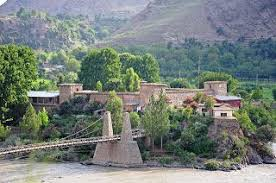
#> input picture img.jpeg, 276 x 183 px
$ jupyter execute numpy_basic_to_prof.ipynb   (shell and % lines are left out)
#> lines starting #> are read from the running program, lines starting #| are printed output that depends on the picture; long printed decimals are rounded
# <font color='green'>Python: Numpy Basics </font>

[cell 1]
import numpy as np

## <font color=red>list vs numpy</font>

[cell 2]
l=range(100000)
print(l)

[cell 3]
import numpy as np
npl=np.arange(100000)
npl

### <font color=yellow>python megic function which calculate the speed</font>

[cell 4]
for i in range(1,10):resultant=[x*3 for x in l]

[cell 5]
for i in range(1,10):resultant=npl*3

### <font color=brown>multidimensional array object</font>
we can create<font color=green> multidimensional array </font>object using numpy

[cell 6]
x=np.zeros((3,3,))
y=np.ones((4,4,4))
print('x=',x)
print('y=',y)

[cell 7]
np.empty((3,3))

[cell 8]
list1=[1,2,3,4,5,6,'a','b']
np.array(list1)

[cell 9]
np.arange(1,20,2)#1 to 20 step size is 2

[cell 10]
x=np.zeros((10,10))

[cell 11]
x.shape

[cell 12]
y=x.reshape((2,2,5,5))
y

[cell 13]
y=x.reshape((4,5,5))
y

[cell 14]
y.dtype

[cell 15]
y.ndim

[cell 16]
import numpy as np
x = np.zeros((8,8),dtype=int)
x[1::2,::2] = 1
x[::2,1::2] = 1
print(x)

[cell 17]
x = np.zeros((8,8),dtype=int)
x

[cell 18]
x[1::2,]=1
x

[cell 19]
x[::,::2]=1
x

[cell 20]
a_1d=np.array([1,2,3,4]) # id array
a_1d
type(a_1d)# tels type
a_1d.ndim#tels dimension
a_1d.size # tels size of array it contain 4 elements
a_1d.shape

[cell 21]
b_2d=np.array([[1,2,3],[14,5,6]]) #2d array
b_2d
#b.ndim
b_2d.size# it contains 6 elements
b_2d.shape# returns tupple (row,colum)
b_2d.dtype# it tels data type our array contain

[cell 22]
aad=np.array([[1,0,0,1],[0,0,0,0],[0,0,0,0],[1,0,0,1]])
aad

[cell 23]
# we can create matrix of 1 and 0
ones_1=np.ones(5)
print("ones:",ones_1)
zeros_0=np.zeros(3)
print("zeros:",zeros_0)

[cell 24]
mx=np.ones((5,6))
mx

[cell 25]
mx_z=np.zeros((3,5))
mx_z

[cell 26]
#for generating int data
ones_a=np.ones((2,3),dtype='int')
ones_a

[cell 27]
#changing data type
mx=np.ones((5,6),dtype=bool)
mx

[cell 28]
#changing data type
mx=np.ones((5,6),dtype=str)
mx

[cell 29]
#changing data type
mx_z=np.zeros((3,5),dtype=bool)
mx_z

[cell 30]
#changing data type
mx_z=np.zeros((3,5),dtype=str)
mx_z

[cell 31]
#creating empty matrix
em_mx=np.empty((3,3))
em_mx

# numpy Function

[cell 32]
#arange
#np.array(start,end,steps)
rg_1d=np.arange(1,13,1)
rg_1d

[cell 33]
#linespace
np.linspace(1,5,)

[cell 34]
#reshaping
rg_2d=rg_1d.reshape(4,3)
rg_2d

[cell 35]
rg_3d=rg_1d.reshape(1,6,2)
rg_3d

[cell 36]
ar_2d=np.arange(1,11).reshape(2,5)
ar_2d

[cell 37]
#ravel() it convert multidimensional array into 1-d
ar_2d.ravel()

[cell 38]
#flaten it also convert mul-dims into 1-d
ar_2d.flatten('F')# fortan
print("another")
ar_2d.flatten('C')# C

[cell 39]
#transpose
ar_2d.transpose()

# Mathematics operation using Numpy

[cell 40]
x=np.arange(1,10).reshape(3,3)
y=np.arange(1,10).reshape(3,3)
print(x)
print(y)
#x+y
np.add(x,y)

[cell 41]
print(x)
print(y)
#x*y
#np.multiply(x,y) for element vise multiplication
#for matrix product we use @
x@y

[cell 42]
#also
x.dot(y)

[cell 43]
#x/y
np.divide(x,y)

[cell 44]
#for maximum value in a matrix
x.max()

[cell 45]
y.min()

[cell 46]
x.argmax()

[cell 47]
y.argmin()

[cell 48]
x

[cell 49]
#we can find max and min value of row and matrix
x.max(axis=0)#for colum

[cell 50]
x.max(axis=1)#for row

[cell 51]
x.min(axis=0)#colum

[cell 52]
x.min(axis=1)#row

[cell 53]
#for sum of a matrix
np.sum(x)

[cell 54]
np.sum(x,axis=0)#it add all each

[cell 55]
np.sum(x,axis=1)

[cell 56]
#for average of a matrix
np.mean(x)

[cell 57]
#for sqr
np.sqrt(x)

[cell 58]
#standard division
np.std(x)

[cell 59]
#for eponent
np.exp(x**2)

[cell 60]
#for natural log
np.log(x)

[cell 61]
#for log base 10
np.log10(x)

[cell 62]
np.log2(x)

[cell 63]
np.log(x)

# Numpy array slicing(:)

[cell 64]
nas=np.arange(1,101).reshape(10,10)
nas

[cell 65]
#for row 3 forth element
nas[3,4]

[cell 66]
nas[3,4].ndim

[cell 67]
#for single row
nas[3]

[cell 68]
#for single colum
nas[:,2]

[cell 69]
nas[:,0]

[cell 70]
nas[:,0:1]# for 2d

[cell 71]
nas[:,0:1].ndim

[cell 72]
nas

[cell 73]
#for acessing row and colum for 4*4 matrix
nas[0:4,0:4]

[cell 74]
#we can also draw 2*7 mtrx
nas[0:2,0:7]

[cell 75]
#for acessing colums
nas[:,3:5]

[cell 76]
#for acessing complete matrix
#use
#nas[:]
#nas[:,:]
nas[::]

[cell 77]
#for checking stored item size
nas.itemsize

[cell 78]
nas.dtype

[cell 79]
64/8# 8 bytes are used for storing nas

[cell 80]
#Numpy array concatenation and spliting
import numpy as np
ar1=np.arange(1,17).reshape(4,4)
print("this is array 1:",ar1)

ar2=np.arange(17,33).reshape(4,4)
print("this is array 2:",ar2)

[cell 81]
#concatenate
np.concatenate((ar1,ar2))#for colum vise conc

[cell 82]
#for row vise conc
np.concatenate((ar1,ar2),axis=1)

[cell 83]
#we can also use vstack and hstack
np.vstack((ar1,ar2))

[cell 84]
np.hstack((ar1,ar2))

[cell 85]
#split
np.split(ar2,4)#it will return list

[cell 86]
np.split(ar1,2)

[cell 87]
print('split',np.split(ar1,2,axis=1))
print('sorted ar2',np.sort(ar2))

[cell 88]
d1=np.array([4,2,5,1,7,9,8,5])
d1

[cell 89]
np.split(d1,[4,2,7])

# Work on image

[cell 90]
from skimage import io
import matplotlib.pyplot as plt
photo = io.imread("img.jpeg")
#> photo is the input picture: shape (183, 276, 3); mean R, G, B 119, 128, 122.9
type(photo)

[cell 91]
photo.shape
#> Out = (183, 276, 3)

[cell 92]
plt.imshow(photo)

[cell 93]
plt.imshow(photo[::-1])#
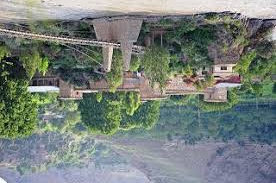
#> shown: shape (183, 276, 3); mean R, G, B 119, 128, 122.9

[cell 94]
plt.imshow(photo[0:50,0:125])# slicing
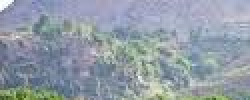
#> shown: shape (50, 125, 3) (shown 2 times larger); mean R, G, B 146.1, 156.6, 167.3

[cell 95]
plt.imshow(photo[:,::-1]) #revesing colums we got mirror image
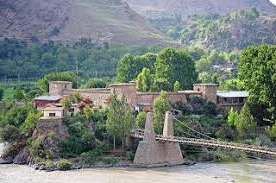
#> shown: shape (183, 276, 3); mean R, G, B 119, 128, 122.9

[cell 96]
plt.imshow(photo[120:200,90:165])
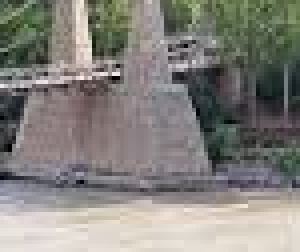
#> shown: shape (63, 75, 3) (shown 4 times larger); mean R, G, B 132.4, 130.1, 125

[cell 97]
plt.imshow(photo[::2,::2])#
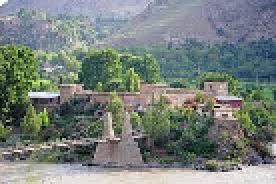
#> shown: shape (92, 138, 3) (shown 2 times larger); mean R, G, B 119.6, 128.3, 123.5

[cell 98]
#photo
photo_sin=np.sin(photo)
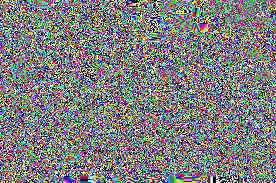
#> photo_sin: shape (183, 276, 3) float16; mean R, G, B -0.00447, -0.00301, 0.00203; drawn with min black and max white
photo_sin

[cell 99]
print(np.sum(photo))
#| 18684323
print(np.product(photo))
#| 0
print(np.mean(photo))
#| 123.309
print(np.std(photo))# standard deviation
#| 49.884
print(np.var(photo))
#| 2488.366
print(np.min(photo))
#| 0
print(np.max(photo))
#| 255
print(np.argmin(photo))# index value of the minimum
#| 41405
print(np.argmax(photo))# index value of the maximum
#| 7

[cell 100]
s=np.array([1,2,3,4,5,6])
s>4

[cell 101]
s[s>4]

[cell 102]
photo_mask=np.where(photo > 140,255,0)# 140> replace it with 255 and <140  replce it with 0
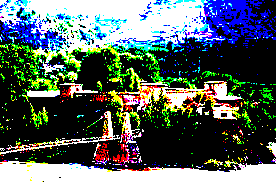
#> photo_mask: shape (183, 276, 3) int64; mean R, G, B 86.3, 98.9, 96.7
plt.imshow(photo_mask)

[cell 103]
plt.imshow(photo[:,:,0].T)
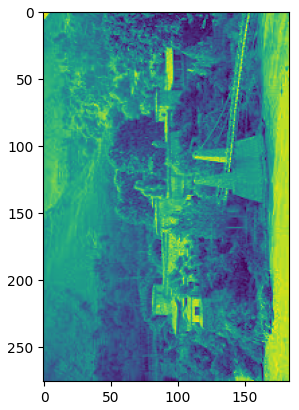
#> figure drawn by matplotlib, 1 panel

[cell 104]
import numpy as np
check = np.zeros((8, 8))
check[::2, 1::2] = 1
check[1::2, ::2] = 1
import matplotlib.pyplot as plt
plt.imshow(check, cmap='gray', interpolation='nearest')
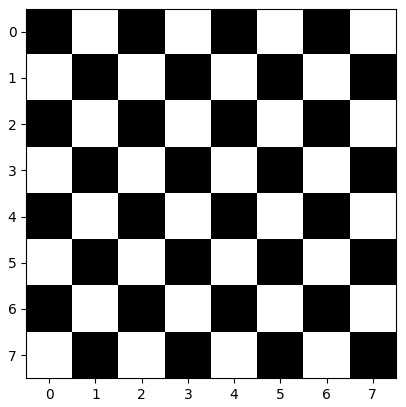
#> figure drawn by matplotlib, 1 panel

[cell 105]
arry=np.empty((5,3))
for i in range(5):
    arry[i]=i
arry

[cell 106]
arry[[3,-1,0]]

[cell 107]
box=np.zeros((8,8))
box[::2,1::2]=1
box[1::2,::2]=1
box

[cell 108]
import matplotlib.pyplot as plt
plt.imshow(box,cmap='Blues_r',interpolation='nearest')
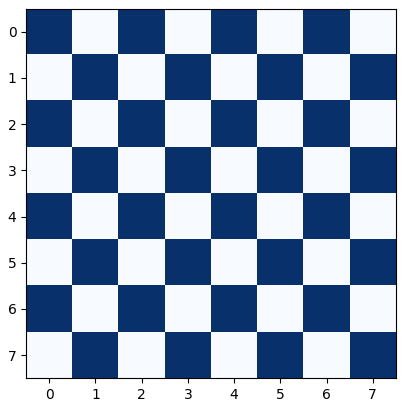
#> figure drawn by matplotlib, 1 panel
